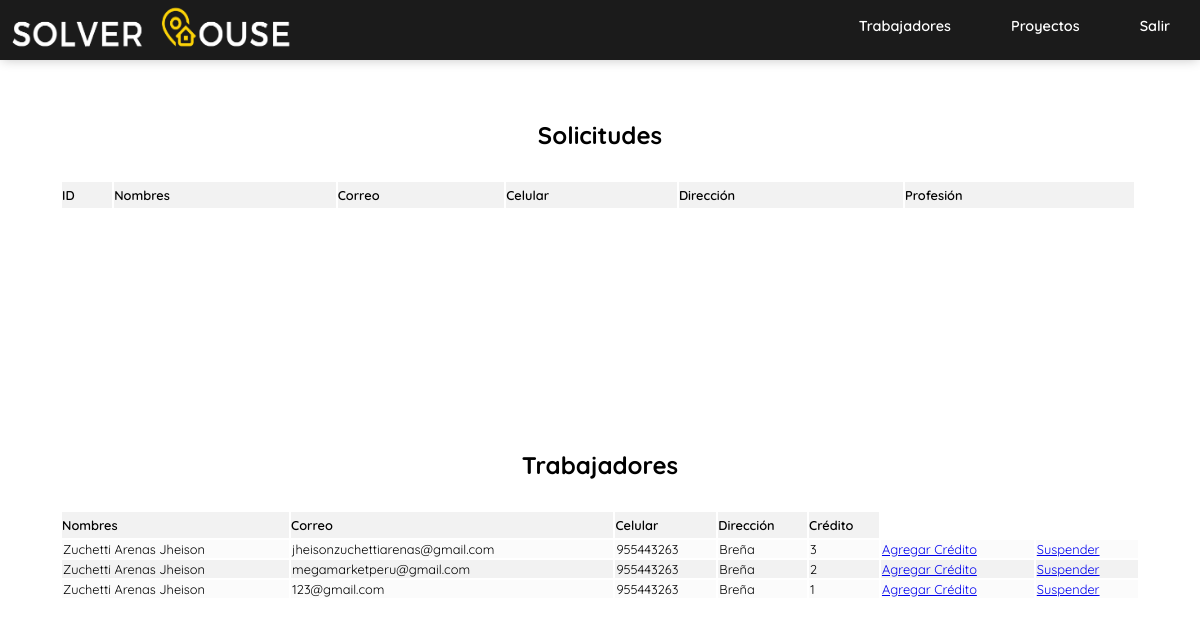
Screenshot of /admi/trabajadores.php with the database file from the repository.
### tables this page shows
CREATE TABLE `credito` (
  `id_credito` int(11) NOT NULL,
  `id_trabajador` int(11) NOT NULL,
  `credito` int(11) NOT NULL
);

CREATE TABLE `trabajador` (
  `id_trabajador` int(11) NOT NULL,
  `Nombre` varchar(50) NOT NULL,
  `Apellido` varchar(80) NOT NULL,
  `Descripcion` text,
  `Correo` varchar(100) NOT NULL,
  `Celular` int(11) NOT NULL,
  `Distrito` varchar(50) NOT NULL,
  `Direcciòn` varchar(1000) NOT NULL,
  `Perfil` varchar(500) NOT NULL DEFAULT 'user.png',
  `Contraseña` varchar(100) NOT NULL,
  `Tipo` varchar(20) NOT NULL DEFAULT 'Trabajador',
  `Estado` varchar(10) NOT NULL DEFAULT 'off'
);

### admi/trabajadores.php (called while the page is built, shortened)
<?php
  require 'menu/menu.php';
  require '../conexion.php';
  $trabajador=$conexion->query("SELECT trabajador.id_trabajador as id, Nombre,Apellido,Correo,Celular,Distrito,credito FROM trabajador inner join credito on trabajador.id_trabajador=credito.id_trabajador where Estado='on' ");
  $rowtra=$trabajador->fetchAll(PDO::FETCH_ASSOC);
  require 'vista/trabajadores.v.php';
 ?>

### admi/vista/trabajadores.v.php (the view, shortened to what this page needs)
<!DOCTYPE html>
<html>
<head>
	<link rel="stylesheet" type="text/css" href="../css/admin.css">
</head>
<body>
<div class="l-todo" id="contenido">
	<div name="timediv" id="timediv" class="l-derecho">
   	   <h2>Trabajadores</h2>
   	   <table>
   	   	  <tr>
   	   	  	 <td class="titu">Nombres</td>
   	   	  	 <td class="titu">Correo</td>
   	   	  	 <td class="titu">Celular</td>
   	   	  	 <td class="titu">Dirección</td>
   	   	  	  <td class="titu">Crédito</td>
   	   	  </tr>
   	   	  <?php foreach ($rowtra as $rowtra ): ?>
   	   	  	 <tr>
   	   	  	 <td class="celda"><?php echo $rowtra['Apellido']." ".$rowtra['Nombre']; ?></td>
   	   	  	 <td class="celda"><?php echo $rowtra['Correo']; ?></td>
   	   	  	 <td class="celda"><?php echo $rowtra['Celular']; ?></td>
   	   	  	 <td class="celda"><?php echo $rowtra['Distrito']; ?></td>
   	   	  	 <td class="celda"><?php echo $rowtra['credito']; ?></td>
   	   	  	 <td><a href="perfil.php?id=<?php echo $rowtra['id'];  ?>">Agregar Crédito</a></td>
   	   	  	 <td><a href="suspendertrabajador.php?id=<?php echo $rowtra['id'];  ?>">Suspender</a></td>
   	   	  </tr>
   	   	  <?php endforeach ?>
   	   </table>
   </div>
   <div name="timediv" id="timediv" class="l-izquierdo">
   	  <h2>Solicitudes</h2>
   	  <table>
   	   	  <tr>
   	   	  	 <td class="titu">ID</td>
   	   	  	 <td class="titu">Nombres</td>
   	   	  	 <td class="titu">Correo</td>
   	   	  	 <td class="titu">Celular</td>
   	   	  	 <td class="titu">Dirección</td>
   	   	  	 <td class="titu">Profesión</td>
   	   	  </tr>
   	   </table>
   </div>
</div>
</body>
</html>

### admi/menu/css/menu.css (style rules this page uses)
* { margin: 0; box-sizing: border-box; }

### css/admin.css (style rules this page uses)
* { margin: 0; font-family: 'Quicksand', sans-serif; box-sizing: border-box; }
.l-todo { width: 100%; display: flex; justify-content:space-between; flex-wrap: wrap; flex-direction: column-reverse; margin: auto; padding-top: 120px; }
.l-derecho { width: 90%; margin: auto; margin-bottom: 30px; height: 300px; }
.l-izquierdo { width: 90%; margin: auto; height: 300px; margin-bottom: 30px; overflow: auto; }
.l-todo h2 { text-align: center; padding-bottom: 30px; }
table { width: 100%; }
td.titu { padding: 5px 0; font-weight: 600; }
td { text-align: left; font-size: .8rem; }
tr:nth-child(odd) { background-color:#f2f2f2; }
tr:nth-child(even) { background-color:#fbfbfb; }

### rows the page displays
credito: id_trabajador.Apellido "Zuchetti Arenas", id_trabajador.Nombre "Jheison", id_trabajador.Correo "jheisonzuchettiarenas@gmail.com", id_trabajador.Celular "955443263", id_trabajador.Distrito "Breña", credito "3"
credito: id_trabajador.Apellido "Zuchetti Arenas", id_trabajador.Nombre "Jheison", id_trabajador.Correo "megamarketperu@gmail.com", id_trabajador.Celular "955443263", id_trabajador.Distrito "Breña", credito "2"
credito: id_trabajador.Apellido "Zuchetti Arenas", id_trabajador.Nombre "Jheison", id_trabajador.Correo "123@gmail.com", id_trabajador.Celular "955443263", id_trabajador.Distrito "Breña", credito "1"
